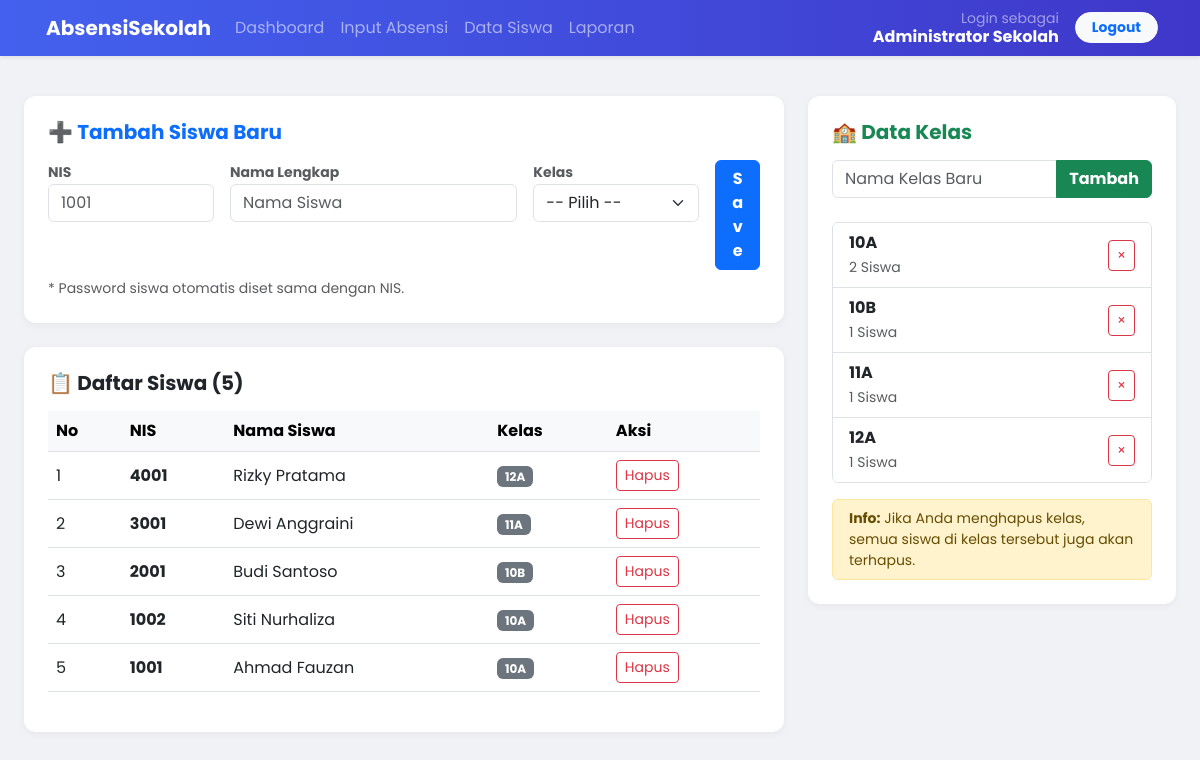
/siswa.php (signed in), run on the app's committed database.
### tables this page shows
CREATE TABLE siswa (
  id INT AUTO_INCREMENT PRIMARY KEY,
  nama_siswa VARCHAR(100) NOT NULL,
  nis VARCHAR(20) NOT NULL,
  id_kelas INT,
  FOREIGN KEY (id_kelas) REFERENCES kelas(id) ON DELETE CASCADE
);

CREATE TABLE kelas (
  id INT AUTO_INCREMENT PRIMARY KEY,
  nama_kelas VARCHAR(50) NOT NULL
);

### koneksi.php (called while the page is built, shortened)
<?php
function esc($s){ return htmlspecialchars($s, ENT_QUOTES); }
?>

### siswa.php (the view, shortened to what this page needs)
<?php
require 'koneksi.php';
$q_kelas = "SELECT k.*, COUNT(s.id) as total_siswa
            FROM kelas k LEFT JOIN siswa s ON k.id=s.id_kelas
            GROUP BY k.id ORDER BY k.nama_kelas ASC";
$kelas = $mysqli->query($q_kelas)->fetch_all(MYSQLI_ASSOC);
$q_siswa = "SELECT s.*, k.nama_kelas FROM siswa s
            LEFT JOIN kelas k ON s.id_kelas=k.id
            ORDER BY s.id DESC";
$siswa = $mysqli->query($q_siswa)->fetch_all(MYSQLI_ASSOC);
?>
<!doctype html>
<html lang="id">
<head>
    <link href="https://cdn.jsdelivr.net/npm/bootstrap@5.3.0/dist/css/bootstrap.min.css" rel="stylesheet">
</head>
<body>
<?php include 'navbar.php'; ?>
<div class="container-fluid px-4 py-4">
    <div class="row g-4">
        <div class="col-lg-8">
            <div class="card card-custom p-4 mb-4">
                <h5 class="fw-bold mb-3 text-primary">➕ Tambah Siswa Baru</h5>
                <form method="post" class="row g-3">
                    <div class="col-md-3">
                        <label class="small fw-bold text-muted">NIS</label>
                        <input name="nis" class="form-control" placeholder="1001" required>
                    </div>
                    <div class="col-md-5">
                        <label class="small fw-bold text-muted">Nama Lengkap</label>
                        <input name="nama" class="form-control" placeholder="Nama Siswa" required>
                    </div>
                    <div class="col-md-3">
                        <label class="small fw-bold text-muted">Kelas</label>
                        <select name="id_kelas" class="form-select" required>
                            <option value="">-- Pilih --</option>
                        </select>
                    </div>
                    <div class="col-md-1 d-flex align-items-end">
                        <button name="tambah_siswa" class="btn btn-primary w-100 fw-bold">Save</button>
                    </div>
                </form>
                <div class="mt-2 small text-muted">* Password siswa otomatis diset sama dengan NIS.</div>
            </div>
            <div class="card card-custom p-4">
                <h5 class="fw-bold mb-3">📋 Daftar Siswa (<?php echo count($siswa); ?>)</h5>
                <div class="table-responsive">
                    <table class="table table-hover align-middle">
                        <thead class="table-light">
                            <tr>
                                <th>No</th>
                                <th>NIS</th>
                                <th>Nama Siswa</th>
                                <th>Kelas</th>
                                <th>Aksi</th>
                            </tr>
                        </thead>
                        <tbody>
                        <?php $no=1; foreach($siswa as $s): ?>
                            <tr>
                                <td><?php echo $no++; ?></td>
                                <td class="fw-bold"><?php echo htmlspecialchars($s['nis']); ?></td>
                                <td><?php echo htmlspecialchars($s['nama_siswa']); ?></td>
                                <td><span class="badge bg-secondary"><?php echo htmlspecialchars($s['nama_kelas'] ?? '-'); ?></span></td>
                                <td>
                                    <a href="siswa.php?hapus_siswa=<?php echo $s['id']; ?>"
                                       class="btn btn-sm btn-outline-danger"
                                       onclick="return confirm('Hapus siswa ini?')">Hapus</a>
                                </td>
                            </tr>
                        <?php endforeach; ?>
                        </tbody>
                    </table>
                </div>
            </div>
        </div>
        <div class="col-lg-4">
            <div class="card card-custom p-4 sticky-top" style="top: 20px; z-index:1;">
                <h5 class="fw-bold mb-3 text-success">🏫 Data Kelas</h5>
                <form method="post" class="mb-4">
                    <div class="input-group">
                        <input type="text" name="nama_kelas" class="form-control" placeholder="Nama Kelas Baru" required>
                        <button name="tambah_kelas" class="btn btn-success fw-bold">Tambah</button>
                    </div>
                </form>
                <div class="table-scroll border rounded">
                    <ul class="list-group list-group-flush">
                        <?php foreach($kelas as $k): ?>
                        <li class="list-group-item d-flex justify-content-between align-items-center">
                            <div>
                                <strong><?php echo htmlspecialchars($k['nama_kelas']); ?></strong>
                                <br><small class="text-muted"><?php echo $k['total_siswa']; ?> Siswa</small>
                            </div>
                            <a href="siswa.php?hapus_kelas=<?php echo $k['id']; ?>"
                               class="btn btn-sm btn-outline-danger"
                               onclick="return confirm('PERINGATAN!\nMenghapus kelas akan menghapus SEMUA SISWA di dalamnya.\n\nYakin hapus kelas <?php echo htmlspecialchars($k['nama_kelas']); ?>?')">
                               ×
                            </a>
                        </li>
                        <?php endforeach; ?>
                    </ul>
                </div>
                <div class="alert alert-warning mt-3 mb-0 py-2 small">
                    <i class="bi bi-exclamation-triangle"></i> <b>Info:</b> Jika Anda menghapus kelas, semua siswa di kelas tersebut juga akan terhapus.
                </div>
            </div>
        </div>
    </div>
</div>
</body>
</html>

### navbar.php (shortened to what this page needs)
<nav class="navbar navbar-expand-lg navbar-dark shadow-sm" style="background: linear-gradient(90deg, #4361EE, #3F37C9);">
  <div class="container">
    <a class="navbar-brand fw-bold" href="dashboard.php">
        <i class="ph ph-graduation-cap me-1"></i> AbsensiSekolah
    </a>
    <div class="collapse navbar-collapse" id="navContent">
      <ul class="navbar-nav me-auto mb-2 mb-lg-0">
        <li class="nav-item"><a class="nav-link" href="dashboard.php">Dashboard</a></li>
        <li class="nav-item"><a class="nav-link" href="absensi.php">Input Absensi</a></li>
        <li class="nav-item"><a class="nav-link" href="siswa.php">Data Siswa</a></li>
        <li class="nav-item"><a class="nav-link" href="rekap.php">Laporan</a></li>
      </ul>
      <?php if(isset($_SESSION['user'])): ?>
        <div class="d-flex align-items-center text-white">
          <div class="me-3 d-none d-lg-block text-end" style="line-height:1.2">
             <small class="d-block text-white-50">Login sebagai</small>
             <span class="fw-bold"><?php echo esc($_SESSION['user']['nama_lengkap']); ?></span>
          </div>
          <a href="logout.php" class="btn btn-light text-primary btn-sm fw-bold rounded-pill px-3">Logout</a>
        </div>
      <?php endif; ?>
    </div>
  </div>
</nav>

### siswa.php (style rules this page uses)
body { background: #f0f2f5; font-family: 'Poppins', sans-serif; }
.card-custom { border:none; border-radius:12px; box-shadow:0 2px 8px rgba(0,0,0,0.05); }
.table-scroll { max-height: 400px; overflow-y: auto; }

### data on the page
siswa: nis "4001", nama_siswa "Rizky Pratama", id_kelas.nama_kelas "12A"
siswa: nis "3001", nama_siswa "Dewi Anggraini", id_kelas.nama_kelas "11A"
siswa: nis "2001", nama_siswa "Budi Santoso", id_kelas.nama_kelas "10B"
siswa: nis "1002", nama_siswa "Siti Nurhaliza", id_kelas.nama_kelas "10A"
siswa: nis "1001", nama_siswa "Ahmad Fauzan", id_kelas.nama_kelas "10A"
kelas: nama_kelas "10A", total_siswa "2"
kelas: nama_kelas "10B", total_siswa "1"
kelas: nama_kelas "11A", total_siswa "1"
kelas: nama_kelas "12A", total_siswa "1"

### other printed values
$_SESSION['user']['nama_lengkap'] "Administrator Sekolah"
count($siswa) "5"
